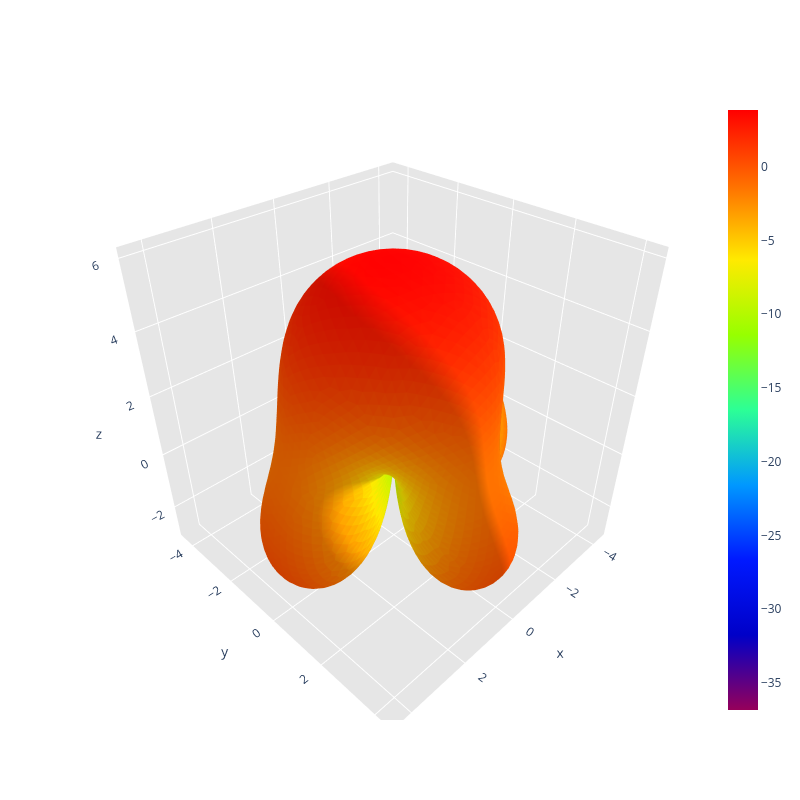

Here is the notebook cell this chart was saved with:
### Code cell
display_lhcp_gain(path)

### Figure 1 — Plotly figure (JSON) as saved in the notebook; plotly's stock layout.template omitted (floating-point values rounded to 4 significant figures; data arrays with more than 128 entries replaced by an {"elided": "..."} marker saying what was removed)
{"data": [{"facecolor": {"elided": "10296 str values"}, "i": {"elided": "10296 int values"}, "j": {"elided": "10296 int values"}, "k": {"elided": "10296 int values"}, "name": "", "type": "mesh3d", "x": {"elided": "5150 float values"}, "y": {"elided": "5150 float values"}, "z": {"elided": "5150 float values"}}, {"hoverinfo": "none", "marker": {"color": [-36.85, 3.851], "colorscale": [[0, "rgb(150, 0, 90)"], [0.125, "rgb(0, 0, 200)"], [0.25, "rgb(0, 25, 255)"], [0.375, "rgb(0, 152, 255)"], [0.5, "rgb(44, 255, 150)"], [0.625, "rgb(151, 255, 0)"], [0.75, "rgb(255, 234, 0)"], [0.875, "rgb(255, 111, 0)"], [1, "rgb(255, 0, 0)"]], "showscale": true, "size": 0.1}, "mode": "markers", "showlegend": false, "type": "scatter3d", "x": [3.674e-16], "y": [-8.998e-32], "z": [6.0]}], "layout": {"height": 800, "scene": {"aspectratio": {"x": 0.9814, "y": 0.9784, "z": 1}, "xaxis": {"backgroundcolor": "rgb(230, 230, 230)", "gridcolor": "rgb(255, 255, 255)", "showbackground": true, "zerolinecolor": "rgb(255, 255, 255)"}, "yaxis": {"backgroundcolor": "rgb(230, 230, 230)", "gridcolor": "rgb(255, 255, 255)", "showbackground": true, "zerolinecolor": "rgb(255, 255, 255)"}, "zaxis": {"backgroundcolor": "rgb(230, 230, 230)", "gridcolor": "rgb(255, 255, 255)", "showbackground": true, "zerolinecolor": "rgb(255, 255, 255)"}}, "title": {"text": ""}, "width": 800}}
